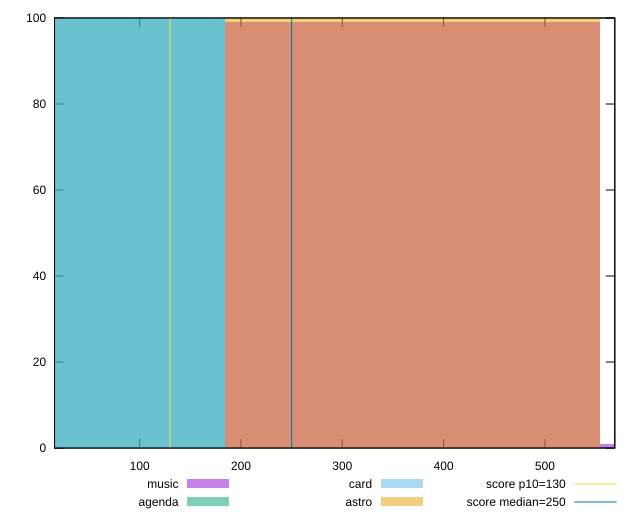

The gnuplot source for this figure:
reset

$music <<EOF
738.6128415995117 1
369.30642079975587 99
EOF

$agenda <<EOF
0 100
EOF

$card <<EOF
0 100
EOF

$astro <<EOF
369.30642079975587 100
EOF

set key outside below
set boxwidth 369.30642079975587
set xrange [16:569]
set yrange [0:100]
set trange [0:100]
set style fill transparent solid 0.5 noborder

set parametric
set terminal svg size 640, 520 enhanced background rgb 'white'
set output "reports/report_00032_2021-02-25T10-28-15.087Z/max-potential-fid/comparison/histogram/all_raw.svg"

plot $music title "music" with boxes, \
     $agenda title "agenda" with boxes, \
     $card title "card" with boxes, \
     $astro title "astro" with boxes, \
     130,t title "score p10=130", \
     250,t title "score median=250"

reset
